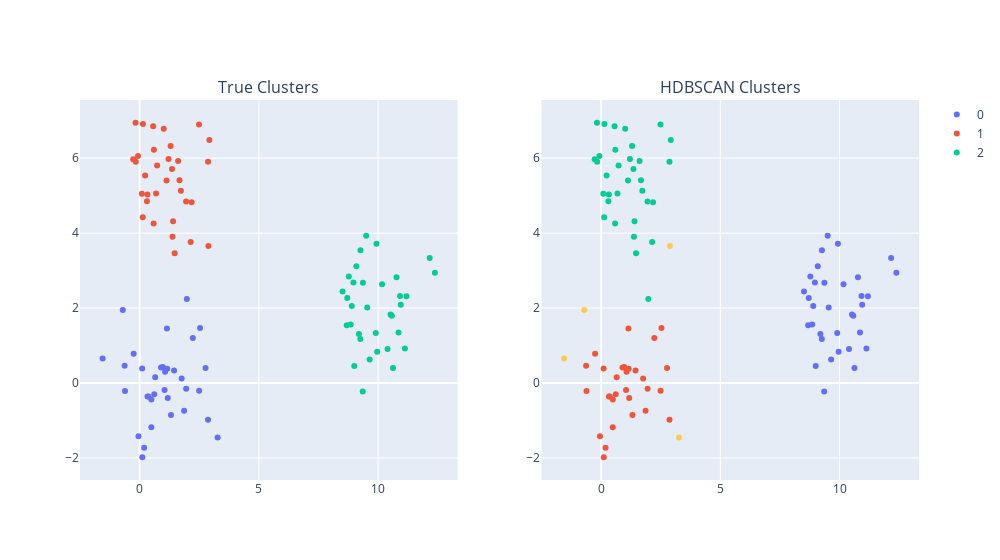

Source (notebook cell):
### Markdown cell above
# Cluster

### Code cell
hdb = HDBSCAN(min_cluster_size = 15, min_samples=10, metric='precomputed').fit(x['distances'])
hdbscan_labels = hdb.labels_
df["hdbscan_labels"] = hdbscan_labels

fig = make_subplots(rows=1, cols=2, subplot_titles=["True Clusters", "HDBSCAN Clusters"])
for label, group in df.groupby("target"):
    fig.add_scatter(x=group.x, y=group.y, col=1, row=1, mode="markers", name=label)
for label, group in df.groupby("hdbscan_labels"):
    fig.add_scatter(
        x=group.x, y=group.y, col=2, row=1, mode="markers", name=label,
        marker_color=fig.layout["template"]["layout"]["colorway"][label],
        showlegend=False
    )
fig.update_layout(width=1000)
fig.show()
